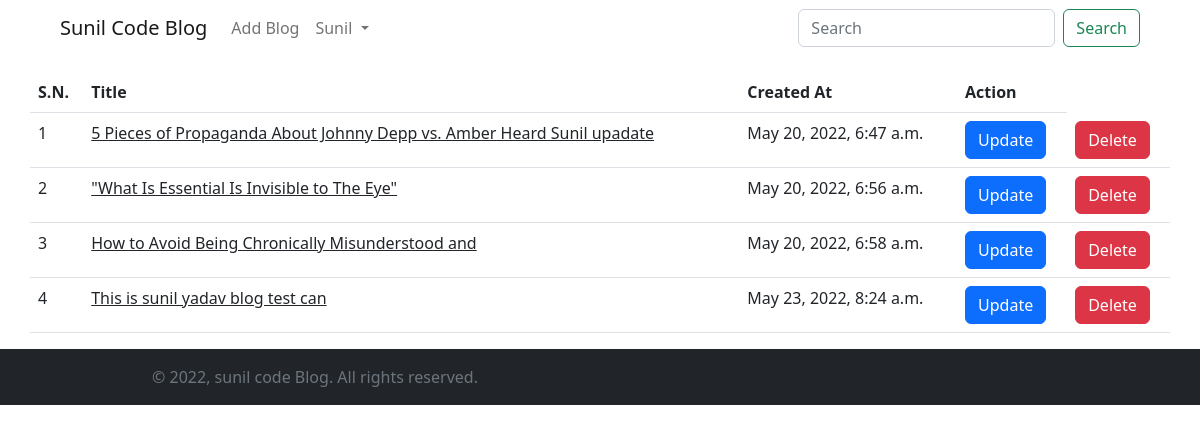
The app's page /see-blogs (signed in) with its own data.
### miniBlog/models.py (models this page shows, shortened)
class BlogModel(models.Model):
    title=models.CharField(max_length=1000)
    content=FroalaField()
    slug=models.SlugField(max_length=1000, null=True,  blank=True)
    image=models.ImageField(upload_to='blog')
    user=models.ForeignKey(User, null=True, blank=True ,on_delete=models.CASCADE)
    created_at=models.DateTimeField(auto_now_add=True)
    upload_to=models.DateTimeField(auto_now=True)
    likes=models.ManyToManyField(User,blank=True, related_name='post_like')

### miniBlog/views.py (the view)
# urls.py: path('see-blogs',seeBlogs,name='seeblogs'),
def seeBlogs(request):
    if request.user.is_authenticated:
        context = {}
        try:
            blog_objs = BlogModel.objects.filter(user=request.user)
            context['blog_objs'] = blog_objs
        except Exception as e:
            print(e)
        return render(request, 'blog/see_blogs.html', context)
    else:
        messages.error(request, "Please Login!")
        return redirect(home)

### templates/blog/see_blogs.html
{% extends './base.html' %}
{% block start %}
<section>
    <div class="container">
        <div class="row">
            <table class="table">
                <thead>
                  <tr>
                    <th scope="col">S.N.</th>
                    <th scope="col">Title</th>
                    <th scope="col">Created At</th>
                    <th scope="col">Action</th>
                  </tr>
                </thead>
                <tbody>
                    {% for blog in blog_objs %}
                  <tr>
                    <td>{{forloop.counter}}</td>
                    <td><a class="text-dark" href="{% url 'blog_detail' blog.slug %}">{{blog.title}}</a></td>
                    <td>{{blog.created_at}}</td>
                    <td><a href="{% url 'updateblog' blog.slug %}" class="btn btn-primary">Update</a></td>
                    <td><a href="{% url 'deleteblog' blog.slug %}" class="btn btn-danger">Delete</a></td>
                  </tr>
                  {% endfor %}
                </tbody>
              </table>
        </div>
    </div>
</section>
{% endblock  %}

### templates/blog/base.html (shortened to what this page needs)
{% load socialaccount %}
{% load static %}
<!DOCTYPE html>
<html lang="en">
<head>
  <link rel="stylesheet" href="{% static 'css/nouislider.css' %}">
  <link rel="stylesheet" href="{% static 'css/swiper.min.css' %}">
  <link rel="stylesheet" href="{% static 'css/magnific-popup.css' %}">
  <link href='https://unpkg.com/boxicons@2.1.2/css/boxicons.min.css' rel='stylesheet'>
  <link rel="stylesheet" href="{% static 'css/style.css' %}">
  <link rel="stylesheet" href="https://cdn.jsdelivr.net/npm/bootstrap@5.2.0-beta1/dist/css/bootstrap.min.css">
</head>
<body>
  <header class="pb-5 mb-4">
    <nav class="navbar navbar-expand-lg bg-white fixed-top  px-1 px-sm-5 " id="navigation">
      <div class="container-fluid">
        <a class="navbar-brand" href="/">Sunil Code Blog</a>
        <div class="collapse navbar-collapse" id="navbarSupportedContent">
          <ul class="navbar-nav me-auto mb-2 mb-lg-0">
            {% if request.user.is_authenticated %}
            <li class="nav-item">
              <a class="nav-link" href="{% url 'addblog' %}">Add Blog</a>
            </li>
            {% endif %}
            {% if request.user.is_authenticated %}
            <li class="nav-item dropdown">
              <a class="nav-link dropdown-toggle" href="#" id="navbarDropdown" role="button" data-bs-toggle="dropdown"
                aria-expanded="false">
                {{request.user.first_name | capfirst}}
              </a>
                {% endif %}
            </li>
          </ul>
          <form class="d-flex" role="search" method="get" action="{% url 'search' %}">
            <input class="form-control me-2" type="search" placeholder="Search" aria-label="Search" name="query">
            <button class="btn btn-outline-success" type="submit">Search</button>
          </form>
        </div>
      </div>
    </nav>
  </header>
    {% block start %}
  {% endblock %}
  <footer class="position-relative z-index-10 d-print-none bg-dark ">
    <div class="py-3 font-weight-light bg-gray-800 text-secondary">
      <div class="container">
        <div class="row align-items-center">
          <div class="col-md-6 text-center text-md-left">
            <p class="text-sm mb-md-0">&copy; <span id="year"></span>, sunil code Blog. All rights reserved.</p>
          </div>
        </div>
      </div>
    </div>
  </footer>
</body>
</html>

### static/css/style.css (style rules this page uses)
body { scroll-behavior: smooth; }

### records on screen
BlogModel: title "5 Pieces of Propaganda About Johnny Depp vs. Amber Heard Sunil upadate", created_at "May 20, 2022, 6:47 a.m."
BlogModel: title "\"What Is Essential Is Invisible to The Eye\"", created_at "May 20, 2022, 6:56 a.m."
BlogModel: title "How to Avoid Being Chronically Misunderstood and", created_at "May 20, 2022, 6:58 a.m."
BlogModel: title "This is sunil yadav blog test can", created_at "May 23, 2022, 8:24 a.m."

### other values on screen
{{ request.user.first_name | capfirst }} "Sunil"
